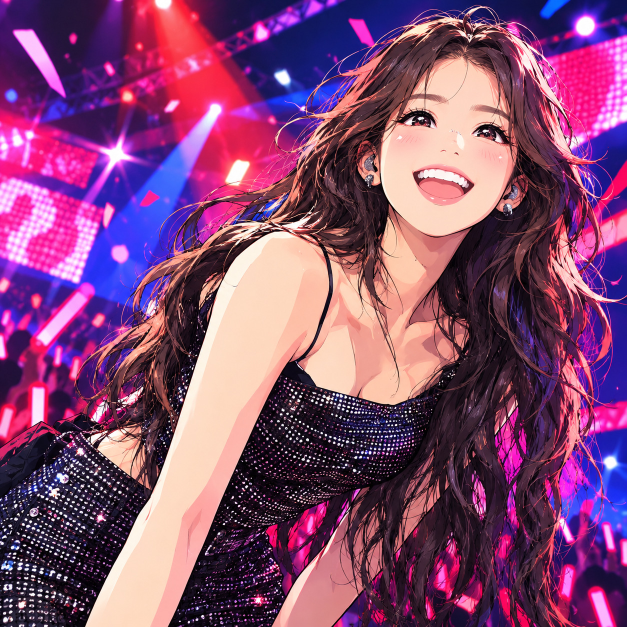
#> input picture concert/assets/reference.jpg, 1254 x 1254 px (shown at 1/2 size)
$ python proc_stage.py
#> lines starting #> are read from the running program, lines starting #| are printed output that depends on the picture; after the words box and inside, x2 and y2 are one past the last pixel; in counts of white or black regions, pixels touching at a corner belong together
#!/usr/bin/env python3
"""stage 레이어용 측정 도우미: 원본에서 응원봉·빛 점의 '기하'만 잰다 (색 화소는 내보내지 않는다).

    python3 concert/tools/proc_stage.py sticks      # 관객석 응원봉: 양 끝점과 굵기
    python3 concert/tools/proc_stage.py lights      # 배경의 밝은 점 조명: 중심과 반지름
    python3 concert/tools/proc_stage.py glows       # 관객석의 붉은 빛 번짐: 중심과 두 반지름, 기울기
    python3 concert/tools/proc_stage.py crowd       # 관객 실루엣(어두운 덩어리): 깊이별 중심과 두 반지름, 기울기
    python3 concert/tools/proc_stage.py panel       # 왼쪽 큰 LED 판: 가장자리 점들과 밝은 도트(글자 획) 지도
    python3 concert/tools/proc_stage.py truss       # 큰 트러스 가운데 선을 따라 법선 방향 DoG 단면: 띠의 폭과 치우침
    python3 concert/tools/proc_stage.py lines       # 트러스 구간별로 가장 강한 밝은 직선(기울기·높이) 후보
    python3 concert/tools/proc_stage.py fan         # (430,215) 조명 오른쪽 남보라 부채의 위·아래 가장자리
    python3 concert/tools/proc_stage.py gaps        # 왼쪽 머리 덩어리 틈의 파란 빛: 칸 지도와 가운데 선

출력은 stage.js에 옮겨 적을 수 있는 JS 배열 문자열이다. 같은 입력이면 언제나 같은 출력.
"""
import os
import sys

import cv2
import numpy as np
from PIL import Image

HERE = os.path.dirname(os.path.abspath(__file__))
REF = os.path.join(HERE, '..', 'assets', 'reference.jpg')

# 관객석 영역 (x0, y0, x1, y1) — 인물 바깥
CROWD_BOXES = [(0, 540, 300, 930), (1090, 940, 1254, 1254)]


def load():
    return np.asarray(Image.open(REF).convert('RGB')).astype(np.float32)


def sticks(im):
    r, g, b = im[..., 0], im[..., 1], im[..., 2]
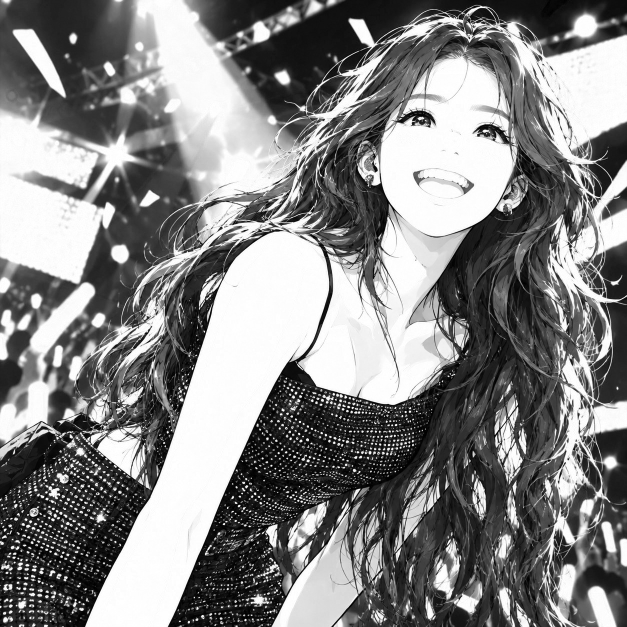
#> r: shape (1254, 1254) float32 (shown at 1/2 size); min 0, max 255, mean 131.8
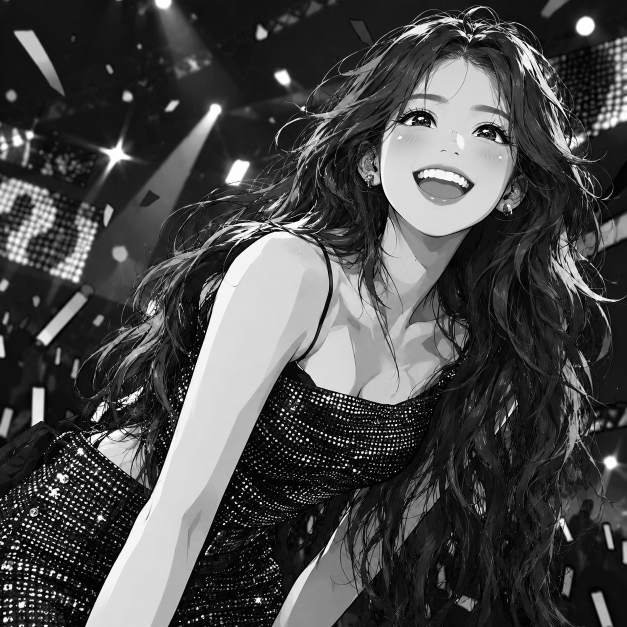
#> g: shape (1254, 1254) float32 (shown at 1/2 size); min 0, max 255, mean 73.2
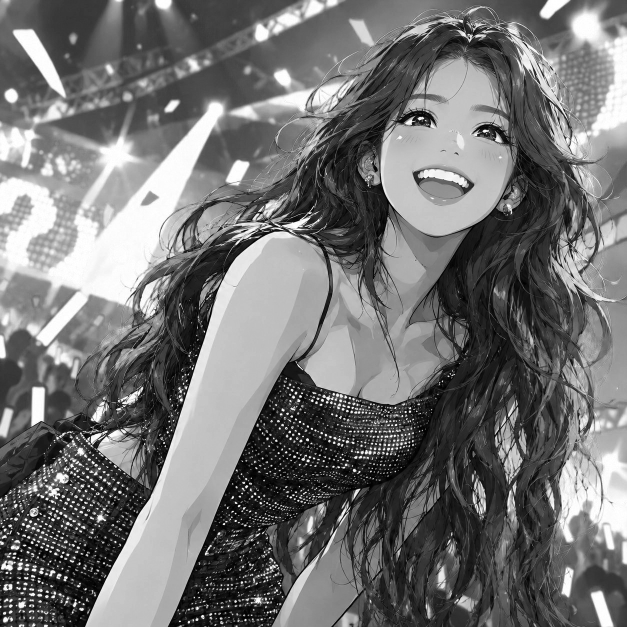
#> b: shape (1254, 1254) float32 (shown at 1/2 size); min 0, max 255, mean 114.6
    # 응원봉 심: 밝고(빨강·파랑 높음) 초록도 어느 정도 있는 흰분홍
    core = (r > 215) & (g > 120) & (b > 160)
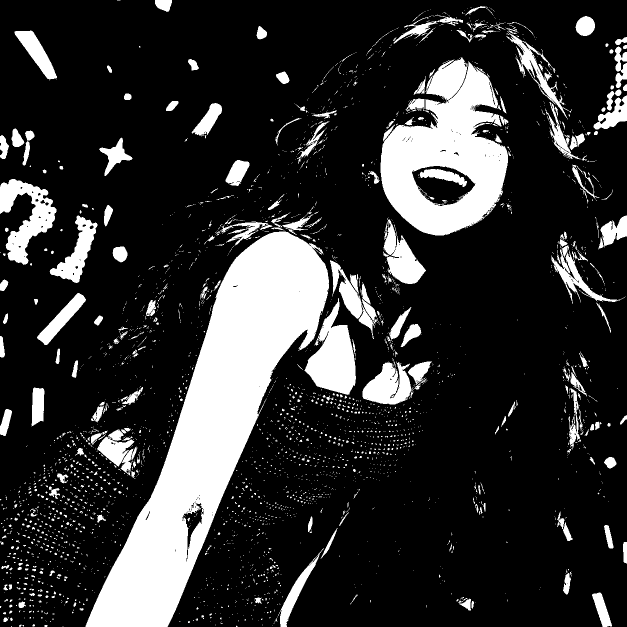
#> core: shape (1254, 1254) bool (shown at 1/2 size); 19.4% white; 3043 white regions (2723 under 20 px), largest, box (x1, y1, x2, y2) and area: (171, 463, 658, 1254) 129161, (761, 115, 1016, 471) 51394, (609, 596, 712, 790) 10643
    core = cv2.morphologyEx(core.astype(np.uint8), cv2.MORPH_OPEN, np.ones((3, 3), np.uint8))
#> core: shape (1254, 1254); values 0 (black) and 1 (white), 18.1% white; 510 white regions (261 under 20 px), largest, box (x1, y1, x2, y2) and area: (171, 463, 658, 1254) 128833, (761, 115, 1016, 471) 50744, (610, 604, 712, 789) 10523
    out = []
    for (x0, y0, x1, y1) in CROWD_BOXES:
        sub = core[y0:y1, x0:x1]
        n, lab, st, _ = cv2.connectedComponentsWithStats(sub)
        for i in range(1, n):
            if st[i, 4] < 60:
                continue
            ys, xs = np.where(lab == i)
            pts = np.stack([xs + x0, ys + y0], 1).astype(np.float32)
            (cx, cy), (w, h), ang = cv2.minAreaRect(pts)
            if w < h:
                w, h = h, w
                ang += 90
            if w < 1.6 * h:
                continue
            a = np.deg2rad(ang)
            dx, dy = np.cos(a) * w / 2, np.sin(a) * w / 2
            p0 = (cx - dx, cy - dy)
            p1 = (cx + dx, cy + dy)
            # 아래쪽 끝(손)을 먼저
            if p0[1] < p1[1]:
                p0, p1 = p1, p0
            seg = [round(p0[0]), round(p0[1]), round(p1[0]), round(p1[1]), round(h + 4)]
            out.append((int(st[i, 4]), seg))
#> this loop made 2 passes
#> n on passes 1 to 2: 47, 9
#> pass 1, in sticks, `sub = core[y0:y1, x0:x1]`:
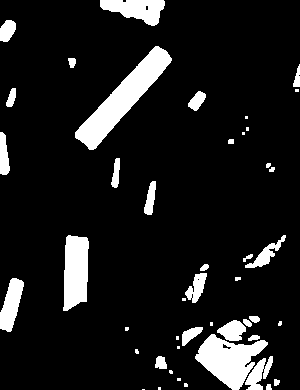
#> sub: shape (390, 300); values 0 (black) and 1 (white), 10.8% white; 46 white regions (16 under 20 px), largest, box (x1, y1, x2, y2) and area: (75, 46, 172, 150) 2977, (195, 334, 268, 390) 2143, (63, 235, 89, 311) 1614
#> pass 1, in sticks, `n, lab, st, _ = cv2.connectedComponentsWithStats(sub)`:
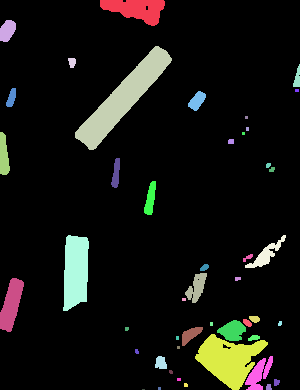
#> lab: shape (390, 300) int32; 47 distinct labels, from 0 to 46; one colour per label, 0 black
#> pass 2, in sticks, `n, lab, st, _ = cv2.connectedComponentsWithStats(sub)`:
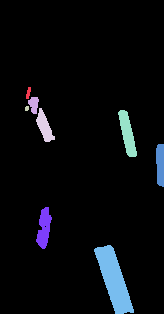
#> lab: shape (314, 164) int32; 9 distinct labels, from 0 to 8; one colour per label, 0 black
#> after the loop, out = 20 items
    out.sort(key=lambda o: -o[0])
    for area, s in out:
        print('    [%d, %d, %d, %d, %d],  // %d' % (*s, area))
#> this loop made 20 passes
#> (area, s) on passes 1 to 12: (2977, [82, 683, 165, 590, 30]), (1614, [74, 850, 77, 775, 27]), (1339, [1215, 1255, 1192, 1185, 23]), (1054, [100, 552, 164, 552, 29]), (772, [3, 870, 19, 819, 20]), (475, [1222, 1097, 1212, 1050, 14]), (465, [251, 931, 265, 894, 22]), (407, [1130, 1188, 1137, 1147, 16]), (386, [249, 811, 287, 777, 18]), (353, [189, 840, 205, 812, 19]), (322, [4, 714, 4, 672, 13]), (314, [1140, 1081, 1126, 1049, 15])
#|     [82, 683, 165, 590, 30],  // 2977
#|     [74, 850, 77, 775, 27],  // 1614
#|     [1215, 1255, 1192, 1185, 23],  // 1339
#|     [100, 552, 164, 552, 29],  // 1054
#|     [3, 870, 19, 819, 20],  // 772
#|     [1222, 1097, 1212, 1050, 14],  // 475
#|     [251, 931, 265, 894, 22],  // 465
#|     [1130, 1188, 1137, 1147, 16],  // 407
#> (further printed lines are left out)


# [96 lines left out: functions lights, glows, hair_mask, bg_mask, crowd, panel, not called in this run]


# stage.js 큰 트러스의 가운데 선 (TRUSSES[0].pts)
TRUSS_PTS = [(40, 238), (150, 214), (250, 190), (330, 158), (420, 119), (520, 68), (610, 24), (700, -22),
             (740, -42)]


# [66 lines left out: functions truss, lines, not called in this run]


def lab_of(im):
    return cv2.cvtColor((im / 255.0).astype(np.float32), cv2.COLOR_RGB2LAB)


# [24 lines left out: functions fan, gaps, not called in this run]


if __name__ == '__main__':
    what = sys.argv[1] if len(sys.argv) > 1 else 'sticks'
    jobs = {
        'sticks': sticks, 'lights': lights, 'glows': glows, 'crowd': crowd, 'panel': panel,
        'truss': truss, 'lines': lines, 'fan': fan, 'gaps': gaps,
    }
    jobs[what](load())
